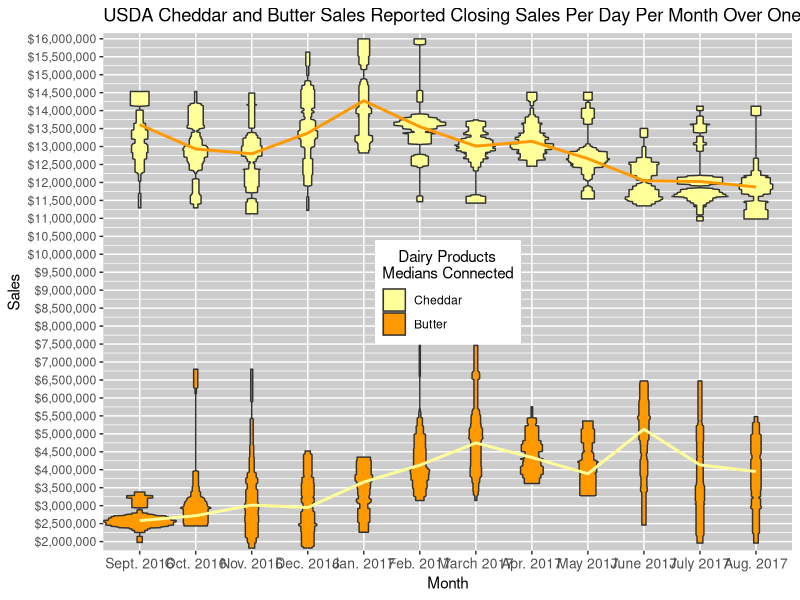
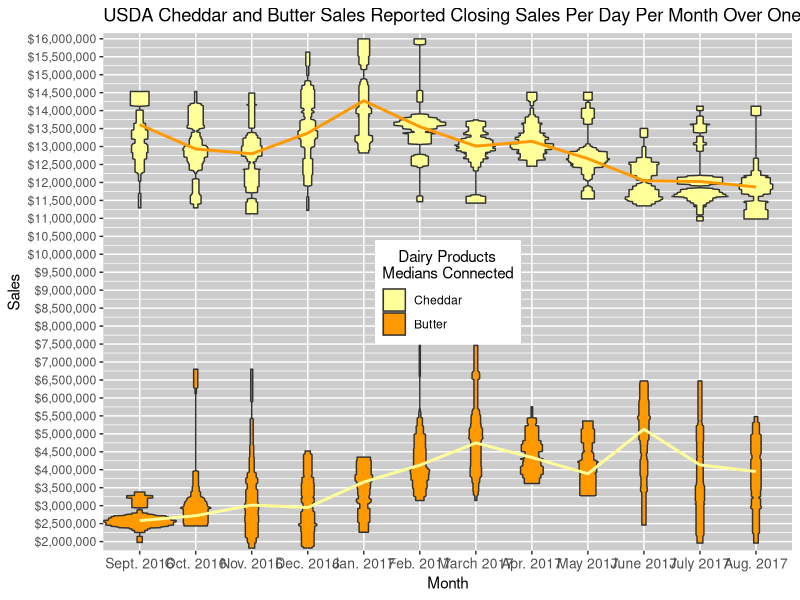

Here is the R script that generated these plots, in order:

#Requisite libraries
library(ggplot2)
library(scales)
library(plyr)

#Data from http://ggplot2.tidyverse.org/reference/facet_grid.html
data1 <- read.csv("Datamart-Export_DY_WK100-40 Pound Block Cheddar Cheese Prices and Sales_20170829_122601.csv")
data2 <- read.csv("Datamart-Export_DY_WK100-Butter Prices and Sales_20170829_122601.csv")

#Formatting character entries
data1$Sales <- gsub(",", "",data1$Sales)
data1$Sales <- as.numeric(data1$Sales)

#Subsetting
Curtail <- data1[c(1:265),c(1,5)]

#One year up to the current date
Curtail <- Curtail [c(1:255),]

#Reordering months by chronology - tough to do without manual post setting.
Curtail$Month[1:15] <- "l"
Curtail$Month[16:40] <- "k"
Curtail$Month[41:60] <- "j"
Curtail$Month[61:80] <- "i"
Curtail$Month[81:105] <- "h"
Curtail$Month[106:125] <- "g"
Curtail$Month[126:145] <- "f"
Curtail$Month[146:165] <- "e"
Curtail$Month[166:190] <- "d"
Curtail$Month[191:210] <- "c"
Curtail$Month[211:235] <- "b"
Curtail$Month[236:255] <- "a"
Monthtitles <- c("Sept. 2016","Oct. 2016","Nov. 2016","Dec. 2016","Jan. 2017","Feb. 2017","March 2017","Apr. 2017","May 2017","June 2017","July 2017","Aug. 2017")

#Some heavy readjustment of labels, for ggplot's sensitivities.
Curtail$ButterSales <- data2$Sales[1:255]
Curtail$ButterSales <- gsub(",", "",Curtail$ButterSales)
Curtail$ButterSales <- as.numeric(Curtail$ButterSales)
medians <- data.frame(c(0,0,0,0,0,0,0,0,0,0,0,0),c(0,0,0,0,0,0,0,0,0,0,0,0))
colnames(medians) <- c("ChedMedian","ButterMedian")

#Ordering cheese sales dates
Curtail$ChedMedian[1:15] <- median(Curtail$Sales[Curtail$Month=="l"])
Curtail$ChedMedian[16:40] <- median(Curtail$Sales[Curtail$Month=="k"])
Curtail$ChedMedian[41:60] <- median(Curtail$Sales[Curtail$Month=="j"])
Curtail$ChedMedian[61:80] <- median(Curtail$Sales[Curtail$Month=="i"])
Curtail$ChedMedian[81:105] <- median(Curtail$Sales[Curtail$Month=="h"])
Curtail$ChedMedian[106:125] <- median(Curtail$Sales[Curtail$Month=="g"])
Curtail$ChedMedian[126:145] <- median(Curtail$Sales[Curtail$Month=="f"])
Curtail$ChedMedian[146:165] <- median(Curtail$Sales[Curtail$Month=="e"])
Curtail$ChedMedian[166:190] <- median(Curtail$Sales[Curtail$Month=="d"])
Curtail$ChedMedian[191:210] <- median(Curtail$Sales[Curtail$Month=="c"])
Curtail$ChedMedian[211:235] <- median(Curtail$Sales[Curtail$Month=="b"])
Curtail$ChedMedian[236:255] <- median(Curtail$Sales[Curtail$Month=="a"])

#And butter
Curtail$ButterMedian[1:15] <- median(Curtail$ButterSales[Curtail$Month=="l"])
Curtail$ButterMedian[16:40] <- median(Curtail$ButterSales[Curtail$Month=="k"])
Curtail$ButterMedian[41:60] <- median(Curtail$ButterSales[Curtail$Month=="j"])
Curtail$ButterMedian[61:80] <- median(Curtail$ButterSales[Curtail$Month=="i"])
Curtail$ButterMedian[81:105] <- median(Curtail$ButterSales[Curtail$Month=="h"])
Curtail$ButterMedian[106:125] <- median(Curtail$ButterSales[Curtail$Month=="g"])
Curtail$ButterMedian[126:145] <- median(Curtail$ButterSales[Curtail$Month=="f"])
Curtail$ButterMedian[146:165] <- median(Curtail$ButterSales[Curtail$Month=="e"])
Curtail$ButterMedian[166:190] <- median(Curtail$ButterSales[Curtail$Month=="d"])
Curtail$ButterMedian[191:210] <- median(Curtail$ButterSales[Curtail$Month=="c"])
Curtail$ButterMedian[211:235] <- median(Curtail$ButterSales[Curtail$Month=="b"])
Curtail$ButterMedian[236:255] <- median(Curtail$ButterSales[Curtail$Month=="a"])

#Graph
ggplot(data=Curtail, aes(x=Month,y=Sales)) + 
geom_violin(adjust = 1/2,width = 1,aes(fill="Cheddar"),width = 1,adjust = 1/2,
	kernel="rectangular") +
geom_violin(aes(x=Month,y=ButterSales,fill="Butter"),width = 1.3,
	kernel="rectangular") +
stat_summary(fun.y=median, geom="smooth", aes(group=1), lwd=1, alpha=.09, color="#FF9900",fill="#FF9999") + 
stat_summary(aes(y=ButterSales,group=1),fun.y=median, geom="smooth", lwd=1,alpha=.09,color="#FFFF99") +
theme(axis.text.x = element_text(size=10),
	legend.position = c(0.5, 0.5),
	panel.background = element_rect(fill = "#CCCCCC")) +
scale_y_continuous("Sales",breaks=c(seq(2000000,16000000,500000)),labels = dollar) +
scale_x_discrete(labels=Monthtitles) +
ggtitle("USDA Cheddar and Butter Sales Reported Closing Sales Per Day Per Month Over One Year") +
scale_fill_manual(values=c("#FFFF99", "#FF9900"),name="    Dairy Products \nMedians Connected",
	breaks=c("Cheddar","Butter")) +
coord_cartesian(ylim=c(2400000,15500000))

#Export
ggsave("Dairy Violins.png", plot = last_plot(), device = "png", 
       path = "~path",
       scale = 2, width = 6.5, height = 3, units = "in",
       dpi = 150, limitsize = TRUE)

